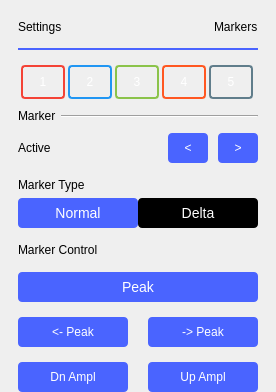
             <widget class="QWidget" name="markerSettings">
              <layout class="QVBoxLayout" name="verticalLayout_8">
               <property name="spacing">
                <number>0</number>
               </property>
               <property name="leftMargin">
                <number>18</number>
               </property>
               <property name="topMargin">
                <number>20</number>
               </property>
               <property name="rightMargin">
                <number>18</number>
               </property>
               <property name="bottomMargin">
                <number>0</number>
               </property>
               <item>
                <layout class="QHBoxLayout" name="hLayout_markers_title">
                 <property name="bottomMargin">
                  <number>14</number>
                 </property>
                 <item>
                  <widget class="QLabel" name="labelMarkerSettingsTitle">
                   <property name="text">
                    <string>Settings</string>
                   </property>
                  </widget>
                 </item>
                 <item>
                  <spacer name="horizontalSpacer_8">
                   <property name="orientation">
                    <enum>Qt::Horizontal</enum>
                   </property>
                   <property name="sizeHint" stdset="0">
                    <size>
                     <width>0</width>
                     <height>10</height>
                    </size>
                   </property>
                  </spacer>
                 </item>
                 <item>
                  <widget class="QLabel" name="label_4">
                   <property name="text">
                    <string>Markers</string>
                   </property>
                  </widget>
                 </item>
                </layout>
               </item>
               <item>
                <widget class="Line" name="lineMarkerSettingsTitle">
                 <property name="minimumSize">
                  <size>
                   <width>240</width>
                   <height>2</height>
                  </size>
                 </property>
                 <property name="maximumSize">
                  <size>
                   <width>16777215</width>
                   <height>2</height>
                  </size>
                 </property>
                 <property name="styleSheet">
                  <string notr="true">border: 2px solid rgb(74, 100, 255);</string>
                 </property>
                 <property name="orientation">
                  <enum>Qt::Horizontal</enum>
                 </property>
                </widget>
               </item>
               <item>
                <layout class="QGridLayout" name="gLayout_marker_buttons">
                 <property name="topMargin">
                  <number>15</number>
                 </property>
                 <property name="rightMargin">
                  <number>0</number>
                 </property>
                 <item row="0" column="2">
                  <widget class="QPushButton" name="mrk3">
                   <property name="sizePolicy">
                    <sizepolicy hsizetype="Fixed" vsizetype="Fixed">
                     <horstretch>0</horstretch>
                     <verstretch>0</verstretch>
                    </sizepolicy>
                   </property>
                   <property name="styleSheet">
                    <string notr="true">QPushButton {
  height: 30px;
  width: 40px;
  border: 2px solid #8bc34a;
  border-radius: 4px;
  background-color: none;
  color: white;
}

QPushButton::checked {
  background-color: #8bc34a;
}

QPushButton[active=true] {
  border: 4px solid white;
}</string>
                   </property>
                   <property name="text">
                    <string>3</string>
                   </property>
                   <property name="checkable">
                    <bool>true</bool>
                   </property>
                  </widget>
                 </item>
                 <item row="0" column="3">
                  <widget class="QPushButton" name="mrk4">
                   <property name="sizePolicy">
                    <sizepolicy hsizetype="Fixed" vsizetype="Fixed">
                     <horstretch>0</horstretch>
                     <verstretch>0</verstretch>
                    </sizepolicy>
                   </property>
                   <property name="styleSheet">
                    <string notr="true">QPushButton {
  height: 30px;
  width: 40px;
  border: 2px solid #FF5721; 
  border-radius: 4px;
  background-color: none;
  color: white;
}

QPushButton::checked {
  background-color: #FF5721;
}

QPushButton[active=true] {
  border: 4px solid white;
}</string>
                   </property>
                   <property name="text">
                    <string>4</string>
                   </property>
                   <property name="checkable">
                    <bool>true</bool>
                   </property>
                  </widget>
                 </item>
                 <item row="0" column="1">
                  <widget class="QPushButton" name="mrk2">
                   <property name="sizePolicy">
                    <sizepolicy hsizetype="Fixed" vsizetype="Fixed">
                     <horstretch>0</horstretch>
                     <verstretch>0</verstretch>
                    </sizepolicy>
                   </property>
                   <property name="styleSheet">
                    <string notr="true">QPushButton {
  height: 30px;
  width: 40px;
  border: 2px solid #2096F3 ;
  border-radius: 4px;
  background-color: none;
  color: white;
}

QPushButton::checked {
  background-color: #2096F3;  
}

QPushButton[active=true] {
  border: 4px solid white;
}</string>
                   </property>
                   <property name="text">
                    <string>2</string>
                   </property>
                   <property name="checkable">
                    <bool>true</bool>
                   </property>
                  </widget>
                 </item>
                 <item row="0" column="0">
                  <widget class="QPushButton" name="mrk1">
                   <property name="sizePolicy">
                    <sizepolicy hsizetype="Fixed" vsizetype="Fixed">
                     <horstretch>0</horstretch>
                     <verstretch>0</verstretch>
                    </sizepolicy>
                   </property>
                   <property name="styleSheet">
                    <string notr="true">QPushButton {
  height: 30px;
  width: 40px;
  border-radius: 4px;
  border: 2px solid #F44336;
  background-color: none;
  color: white;
}

QPushButton::checked {
  background-color: #F44336;
}

QPushButton[active=true] {
  border: 4px solid white;
}</string>
                   </property>
                   <property name="text">
                    <string>1</string>
                   </property>
                   <property name="checkable">
                    <bool>true</bool>
                   </property>
                   <property name="checked">
                    <bool>false</bool>
                   </property>
                  </widget>
                 </item>
                 <item row="0" column="4">
                  <widget class="QPushButton" name="mrk5">
                   <property name="sizePolicy">
                    <sizepolicy hsizetype="Fixed" vsizetype="Fixed">
                     <horstretch>0</horstretch>
                     <verstretch>0</verstretch>
                    </sizepolicy>
                   </property>
                   <property name="styleSheet">
                    <string notr="true">QPushButton {
  height: 30px;
  width: 40px;
  border: 2px solid #607d8b;
  border-radius: 4px;
  background-color: none;
  color: white;
}

QPushButton::checked {
  background-color: #607d8b;
}

QPushButton[active=true] {
  border: 4px solid white;
}</string>
                   </property>
                   <property name="text">
                    <string>5</string>
                   </property>
                   <property name="checkable">
                    <bool>true</bool>
                   </property>
                  </widget>
                 </item>
                </layout>
               </item>
               <item>
                <layout class="QHBoxLayout" name="horizontalLayout_4">
                 <property name="spacing">
                  <number>5</number>
                 </property>
                 <property name="topMargin">
                  <number>10</number>
                 </property>
                 <property name="rightMargin">
                  <number>0</number>
                 </property>
                 <property name="bottomMargin">
                  <number>10</number>
                 </property>
                 <item>
                  <widget class="QLabel" name="label_5">
                   <property name="sizePolicy">
                    <sizepolicy hsizetype="Minimum" vsizetype="Minimum">
                     <horstretch>0</horstretch>
                     <verstretch>0</verstretch>
                    </sizepolicy>
                   </property>
                   <property name="text">
                    <string>Marker</string>
                   </property>
                  </widget>
                 </item>
                 <item>
                  <widget class="Line" name="line">
                   <property name="sizePolicy">
                    <sizepolicy hsizetype="Expanding" vsizetype="Minimum">
                     <horstretch>0</horstretch>
                     <verstretch>0</verstretch>
                    </sizepolicy>
                   </property>
                   <property name="orientation">
                    <enum>Qt::Horizontal</enum>
                   </property>
                  </widget>
                 </item>
                </layout>
               </item>
               <item>
                <layout class="QHBoxLayout" name="hLayout_active_mrk">
                 <property name="spacing">
                  <number>10</number>
                 </property>
                 <property name="topMargin">
                  <number>0</number>
                 </property>
                 <property name="bottomMargin">
                  <number>0</number>
                 </property>
                 <item>
                  <widget class="QLabel" name="label_6">
                   <property name="sizePolicy">
                    <sizepolicy hsizetype="Fixed" vsizetype="Fixed">
                     <horstretch>0</horstretch>
                     <verstretch>0</verstretch>
                    </sizepolicy>
                   </property>
                   <property name="text">
                    <string>Active</string>
                   </property>
                  </widget>
                 </item>
                 <item>
                  <spacer name="horizontalSpacer_11">
                   <property name="orientation">
                    <enum>Qt::Horizontal</enum>
                   </property>
                   <property name="sizeHint" stdset="0">
                    <size>
                     <width>0</width>
                     <height>10</height>
                    </size>
                   </property>
                  </spacer>
                 </item>
                 <item>
                  <widget class="QPushButton" name="btnPrevMrk">
                   <property name="sizePolicy">
                    <sizepolicy hsizetype="Fixed" vsizetype="Fixed">
                     <horstretch>0</horstretch>
                     <verstretch>0</verstretch>
                    </sizepolicy>
                   </property>
                   <property name="styleSheet">
                    <string notr="true">QPushButton {
color: white;
background-color: #4A64FF;
height: 30px;
width: 40px;
border-radius: 4px;
}
QPushButton:disabled {
background-color: grey;
}
QPushButton:pressed {
background-color: #F45000;
}</string>
                   </property>
                   <property name="text">
                    <string>&lt;</string>
                   </property>
                  </widget>
                 </item>
                 <item>
                  <widget class="QPushButton" name="btnNextMrk">
                   <property name="sizePolicy">
                    <sizepolicy hsizetype="Fixed" vsizetype="Fixed">
                     <horstretch>0</horstretch>
                     <verstretch>0</verstretch>
                    </sizepolicy>
                   </property>
                   <property name="styleSheet">
                    <string notr="true">QPushButton {
color: white;
background-color: #4A64FF;
height: 30px;
width: 40px;
border-radius: 4px;
}
QPushButton:disabled {
background-color: grey;
}
QPushButton:pressed {
background-color: #F45000;
}</string>
                   </property>
                   <property name="text">
                    <string>&gt;</string>
                   </property>
                  </widget>
                 </item>
                </layout>
               </item>
               <item>
                <layout class="QGridLayout" name="gridLayout_3">
                 <property name="topMargin">
                  <number>15</number>
                 </property>
                 <property name="bottomMargin">
                  <number>0</number>
                 </property>
                 <property name="horizontalSpacing">
                  <number>0</number>
                 </property>
                 <property name="verticalSpacing">
                  <number>6</number>
                 </property>
                 <item row="0" column="0">
                  <widget class="QLabel" name="label_7">
                   <property name="text">
                    <string>Marker Type</string>
                   </property>
                  </widget>
                 </item>
                 <item row="1" column="0">
                  <widget class="QPushButton" name="pushButton_3">
                   <property name="styleSheet">
                    <string notr="true">QPushButton {
color: white;
background-color: #4A64FF;
font-family: &quot;monospace&quot;;
font-size:14px;
height: 30px;
width: 120px;
border-width: 0px;
border-radius: 4px;
}
QPushButton:disabled {
background-color: grey;
}
QPushButton:pressed {
background-color: #F45000;
}</string>
                   </property>
                   <property name="text">
                    <string>Normal</string>
                   </property>
                  </widget>
                 </item>
                 <item row="1" column="1">
                  <widget class="QPushButton" name="pushButton_4">
                   <property name="styleSheet">
                    <string notr="true">QPushButton {
color: white;
background-color: black;
font-family: &quot;monospace&quot;;
font-size:14px;
height: 30px;
width: 120px;
border-width: 0px;
border-radius: 4px;
}
QPushButton:disabled {
background-color: grey;
}
QPushButton:pressed {
background-color: #F45000;
}</string>
                   </property>
                   <property name="text">
                    <string>Delta</string>
                   </property>
                  </widget>
                 </item>
                </layout>
               </item>
               <item>
                <layout class="QGridLayout" name="gridLayout_2">
                 <property name="topMargin">
                  <number>15</number>
                 </property>
                 <property name="bottomMargin">
                  <number>0</number>
                 </property>
                 <property name="verticalSpacing">
                  <number>15</number>
                 </property>
                 <item row="3" column="2">
                  <widget class="QPushButton" name="btnUpAmplPeak">
                   <property name="styleSheet">
                    <string notr="true">QPushButton {
color: white;
background-color: #4A64FF;
height: 30px;
width: 110px;
border-radius: 4px;
}
QPushButton:disabled {
background-color: grey;
}
QPushButton:pressed {
background-color: #F45000;
}</string>
                   </property>
                   <property name="text">
                    <string>Up Ampl</string>
                   </property>
                  </widget>
                 </item>
                 <item row="2" column="0">
                  <widget class="QPushButton" name="btnLeftPeak">
                   <property name="sizePolicy">
                    <sizepolicy hsizetype="Fixed" vsizetype="Fixed">
                     <horstretch>0</horstretch>
                     <verstretch>0</verstretch>
                    </sizepolicy>
                   </property>
                   <property name="styleSheet">
                    <string notr="true">QPushButton {
color: white;
background-color: #4A64FF;
height: 30px;
width: 110px;
border-radius: 4px;
}
QPushButton:disabled {
background-color: grey;
}
QPushButton:pressed {
background-color: #F45000;
}</string>
                   </property>
                   <property name="text">
                    <string>&lt;- Peak</string>
                   </property>
                  </widget>
                 </item>
                 <item row="1" column="0" colspan="3">
                  <widget class="QPushButton" name="btnMaxPeak">
                   <property name="sizePolicy">
                    <sizepolicy hsizetype="Minimum" vsizetype="Fixed">
                     <horstretch>0</horstretch>
                     <verstretch>0</verstretch>
                    </sizepolicy>
                   </property>
                   <property name="styleSheet">
                    <string notr="true">QPushButton {
color: white;
background-color: #4A64FF;
font-family: &quot;monospace&quot;;
font-size:14px;
height: 30px;
width: 120px;
border-width: 0px;
border-radius: 4px;
}
QPushButton:disabled {
background-color: grey;
}
QPushButton:pressed {
background-color: #F45000;
}</string>
                   </property>
                   <property name="text">
                    <string>Peak</string>
                   </property>
                  </widget>
                 </item>
                 <item row="2" column="2">
                  <widget class="QPushButton" name="btnRightPeak">
                   <property name="sizePolicy">
                    <sizepolicy hsizetype="Fixed" vsizetype="Fixed">
                     <horstretch>0</horstretch>
                     <verstretch>0</verstretch>
                    </sizepolicy>
                   </property>
                   <property name="styleSheet">
                    <string notr="true">QPushButton {
color: white;
background-color: #4A64FF;
height: 30px;
width: 110px;
border-radius: 4px;
}
QPushButton:disabled {
background-color: grey;
}
QPushButton:pressed {
background-color: #F45000;
}</string>
                   </property>
                   <property name="text">
                    <string>-&gt; Peak</string>
                   </property>
                  </widget>
                 </item>
                 <item row="0" column="0">
                  <widget class="QLabel" name="label_8">
                   <property name="sizePolicy">
                    <sizepolicy hsizetype="Fixed" vsizetype="Fixed">
                     <horstretch>0</horstretch>
                     <verstretch>0</verstretch>
                    </sizepolicy>
                   </property>
                   <property name="text">
                    <string>Marker Control</string>
                   </property>
                  </widget>
                 </item>
                 <item row="3" column="0">
                  <widget class="QPushButton" name="btnDnAmplPeak">
                   <property name="styleSheet">
                    <string notr="true">QPushButton {
color: white;
background-color: #4A64FF;
height: 30px;
width: 110px;
border-radius: 4px;
}
QPushButton:disabled {
background-color: grey;
}
QPushButton:pressed {
background-color: #F45000;
}</string>
                   </property>
                   <property name="text">
                    <string>Dn Ampl</string>
                   </property>
                  </widget>
                 </item>
                 <item row="2" column="1">
                  <spacer name="horizontalSpacer_10">
                   <property name="orientation">
                    <enum>Qt::Horizontal</enum>
                   </property>
                   <property name="sizeHint" stdset="0">
                    <size>
                     <width>0</width>
                     <height>10</height>
                    </size>
                   </property>
                  </spacer>
                 </item>
                </layout>
               </item>
               <item>
                <spacer name="verticalSpacer_5">
                 <property name="orientation">
                  <enum>Qt::Vertical</enum>
                 </property>
                 <property name="sizeHint" stdset="0">
                  <size>
                   <width>10</width>
                   <height>0</height>
                  </size>
                 </property>
                </spacer>
               </item>
              </layout>
             </widget>
